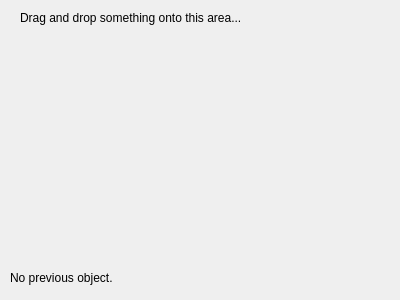
<?xml version="1.0" encoding="UTF-8"?>
<ui version="4.0">
 <class>DropArea</class>
 <widget class="QDialog" name="DropArea">
  <property name="geometry">
   <rect>
    <x>0</x>
    <y>0</y>
    <width>400</width>
    <height>300</height>
   </rect>
  </property>
  <property name="acceptDrops">
   <bool>true</bool>
  </property>
  <property name="windowTitle">
   <string>DragDrop Player</string>
  </property>
  <widget class="QLabel" name="infoLabel">
   <property name="geometry">
    <rect>
     <x>20</x>
     <y>10</y>
     <width>361</width>
     <height>16</height>
    </rect>
   </property>
   <property name="text">
    <string>Drag and drop something onto this area...</string>
   </property>
  </widget>
  <widget class="QLabel" name="resultInfo">
   <property name="geometry">
    <rect>
     <x>10</x>
     <y>270</y>
     <width>381</width>
     <height>16</height>
    </rect>
   </property>
   <property name="text">
    <string>No previous object.</string>
   </property>
  </widget>
 </widget>
 <resources/>
 <connections/>
</ui>
